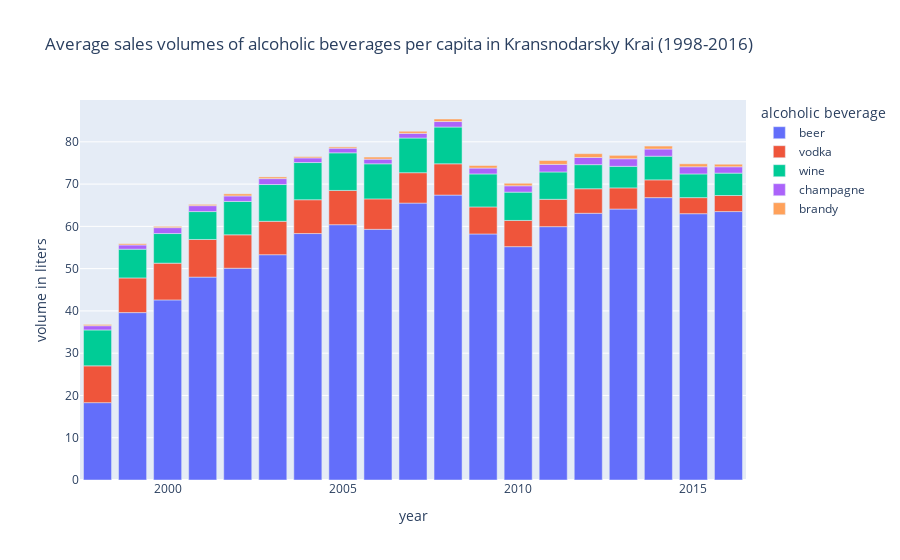

The cell this chart's notebook holds for it:
### Code cell
make_bar_chart(df_krasnodar, "year", drink_cat, 
               "Average sales volumes of alcoholic beverages per capita in Kransnodarsky Krai (1998-2016)",
               {"value":"volume in liters", "variable":"alcoholic beverage"})

### Figure 1 — Plotly figure (JSON) as saved in the notebook; plotly's stock layout.template omitted (floating-point values rounded to 4 significant figures)
{"data": [{"alignmentgroup": "True", "hovertemplate": "alcoholic beverage=beer<br>year=%{x}<br>volume in liters=%{y}<extra></extra>", "legendgroup": "beer", "marker": {"color": "#636efa", "pattern": {"shape": ""}}, "name": "beer", "offsetgroup": "beer", "orientation": "v", "showlegend": true, "textposition": "auto", "type": "bar", "x": [1998, 1999, 2000, 2001, 2002, 2003, 2004, 2005, 2006, 2007, 2008, 2009, 2010, 2011, 2012, 2013, 2014, 2015, 2016], "xaxis": "x", "y": [18.3, 39.6, 42.6, 48, 50.1, 53.3, 58.3, 60.4, 59.3, 65.5, 67.4, 58.2, 55.2, 59.93, 63.1, 64.1, 66.8, 63, 63.5], "yaxis": "y"}, {"alignmentgroup": "True", "hovertemplate": "alcoholic beverage=vodka<br>year=%{x}<br>volume in liters=%{y}<extra></extra>", "legendgroup": "vodka", "marker": {"color": "#EF553B", "pattern": {"shape": ""}}, "name": "vodka", "offsetgroup": "vodka", "orientation": "v", "showlegend": true, "textposition": "auto", "type": "bar", "x": [1998, 1999, 2000, 2001, 2002, 2003, 2004, 2005, 2006, 2007, 2008, 2009, 2010, 2011, 2012, 2013, 2014, 2015, 2016], "xaxis": "x", "y": [8.7, 8.2, 8.7, 8.9, 7.9, 7.9, 8, 8.1, 7.2, 7.2, 7.4, 6.4, 6.2, 6.47, 5.8, 5, 4.2, 3.8, 3.8], "yaxis": "y"}, {"alignmentgroup": "True", "hovertemplate": "alcoholic beverage=wine<br>year=%{x}<br>volume in liters=%{y}<extra></extra>", "legendgroup": "wine", "marker": {"color": "#00cc96", "pattern": {"shape": ""}}, "name": "wine", "offsetgroup": "wine", "orientation": "v", "showlegend": true, "textposition": "auto", "type": "bar", "x": [1998, 1999, 2000, 2001, 2002, 2003, 2004, 2005, 2006, 2007, 2008, 2009, 2010, 2011, 2012, 2013, 2014, 2015, 2016], "xaxis": "x", "y": [8.5, 6.8, 7, 6.6, 7.9, 8.7, 8.8, 8.9, 8.3, 8.2, 8.7, 7.8, 6.7, 6.47, 5.7, 5.1, 5.6, 5.6, 5.3], "yaxis": "y"}, {"alignmentgroup": "True", "hovertemplate": "alcoholic beverage=champagne<br>year=%{x}<br>volume in liters=%{y}<extra></extra>", "legendgroup": "champagne", "marker": {"color": "#ab63fa", "pattern": {"shape": ""}}, "name": "champagne", "offsetgroup": "champagne", "orientation": "v", "showlegend": true, "textposition": "auto", "type": "bar", "x": [1998, 1999, 2000, 2001, 2002, 2003, 2004, 2005, 2006, 2007, 2008, 2009, 2010, 2011, 2012, 2013, 2014, 2015, 2016], "xaxis": "x", "y": [1, 1, 1.4, 1.4, 1.3, 1.4, 1.1, 1.1, 1.1, 1.1, 1.3, 1.4, 1.5, 1.79, 1.7, 1.8, 1.7, 1.7, 1.5], "yaxis": "y"}, {"alignmentgroup": "True", "hovertemplate": "alcoholic beverage=brandy<br>year=%{x}<br>volume in liters=%{y}<extra></extra>", "legendgroup": "brandy", "marker": {"color": "#FFA15A", "pattern": {"shape": ""}}, "name": "brandy", "offsetgroup": "brandy", "orientation": "v", "showlegend": true, "textposition": "auto", "type": "bar", "x": [1998, 1999, 2000, 2001, 2002, 2003, 2004, 2005, 2006, 2007, 2008, 2009, 2010, 2011, 2012, 2013, 2014, 2015, 2016], "xaxis": "x", "y": [0.3, 0.3, 0.3, 0.3, 0.5, 0.4, 0.3, 0.3, 0.5, 0.5, 0.6, 0.6, 0.6, 0.92, 0.9, 0.8, 0.7, 0.7, 0.6], "yaxis": "y"}], "layout": {"barmode": "relative", "legend": {"title": {"text": "alcoholic beverage"}, "tracegroupgap": 0}, "title": {"text": "Average sales volumes of alcoholic beverages per capita in Kransnodarsky Krai (1998-2016)"}, "xaxis": {"anchor": "y", "domain": [0, 1], "title": {"text": "year"}}, "yaxis": {"anchor": "x", "domain": [0, 1], "title": {"text": "volume in liters"}}}}
